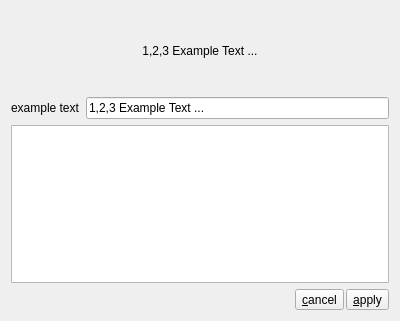
<?xml version="1.0" encoding="UTF-8"?>
<ui version="4.0">
 <class>xVFontDefinitionDlg</class>
 <widget class="QDialog" name="xVFontDefinitionDlg">
  <property name="geometry">
   <rect>
    <x>0</x>
    <y>0</y>
    <width>400</width>
    <height>321</height>
   </rect>
  </property>
  <property name="windowTitle">
   <string>define font</string>
  </property>
  <layout class="QVBoxLayout" name="verticalLayout">
   <item>
    <widget class="QLabel" name="pExampleLab">
     <property name="minimumSize">
      <size>
       <width>0</width>
       <height>80</height>
      </size>
     </property>
     <property name="autoFillBackground">
      <bool>true</bool>
     </property>
     <property name="frameShape">
      <enum>QFrame::NoFrame</enum>
     </property>
     <property name="text">
      <string>1,2,3 Example Text ...</string>
     </property>
     <property name="alignment">
      <set>Qt::AlignCenter</set>
     </property>
    </widget>
   </item>
   <item>
    <layout class="QHBoxLayout" name="horizontalLayout_2">
     <item>
      <widget class="QLabel" name="label">
       <property name="text">
        <string>example text</string>
       </property>
      </widget>
     </item>
     <item>
      <widget class="QLineEdit" name="pExampleTxtLEdit">
       <property name="text">
        <string>1,2,3 Example Text ...</string>
       </property>
      </widget>
     </item>
    </layout>
   </item>
   <item>
    <widget class="xVPropTable" name="pPropTable">
     <property name="alternatingRowColors">
      <bool>true</bool>
     </property>
     <property name="selectionMode">
      <enum>QAbstractItemView::SingleSelection</enum>
     </property>
     <property name="selectionBehavior">
      <enum>QAbstractItemView::SelectRows</enum>
     </property>
     <attribute name="horizontalHeaderVisible">
      <bool>false</bool>
     </attribute>
     <attribute name="horizontalHeaderStretchLastSection">
      <bool>true</bool>
     </attribute>
     <attribute name="verticalHeaderVisible">
      <bool>false</bool>
     </attribute>
     <attribute name="verticalHeaderDefaultSectionSize">
      <number>25</number>
     </attribute>
    </widget>
   </item>
   <item>
    <layout class="QHBoxLayout" name="horizontalLayout">
     <property name="spacing">
      <number>2</number>
     </property>
     <item>
      <spacer name="horizontalSpacer">
       <property name="orientation">
        <enum>Qt::Horizontal</enum>
       </property>
       <property name="sizeHint" stdset="0">
        <size>
         <width>40</width>
         <height>20</height>
        </size>
       </property>
      </spacer>
     </item>
     <item>
      <widget class="QToolButton" name="pCancelTB">
       <property name="text">
        <string>&amp;cancel</string>
       </property>
      </widget>
     </item>
     <item>
      <widget class="QToolButton" name="pApplyTB">
       <property name="text">
        <string>&amp;apply</string>
       </property>
      </widget>
     </item>
    </layout>
   </item>
  </layout>
 </widget>
 <customwidgets>
  <customwidget>
   <class>xVPropTable</class>
   <extends>QTableWidget</extends>
   <header location="global">xvproptable.h</header>
  </customwidget>
 </customwidgets>
 <resources/>
 <connections>
  <connection>
   <sender>pCancelTB</sender>
   <signal>clicked()</signal>
   <receiver>xVFontDefinitionDlg</receiver>
   <slot>reject()</slot>
   <hints>
    <hint type="sourcelabel">
     <x>318</x>
     <y>296</y>
    </hint>
    <hint type="destinationlabel">
     <x>231</x>
     <y>296</y>
    </hint>
   </hints>
  </connection>
  <connection>
   <sender>pApplyTB</sender>
   <signal>clicked()</signal>
   <receiver>xVFontDefinitionDlg</receiver>
   <slot>accept()</slot>
   <hints>
    <hint type="sourcelabel">
     <x>360</x>
     <y>297</y>
    </hint>
    <hint type="destinationlabel">
     <x>285</x>
     <y>292</y>
    </hint>
   </hints>
  </connection>
 </connections>
</ui>
